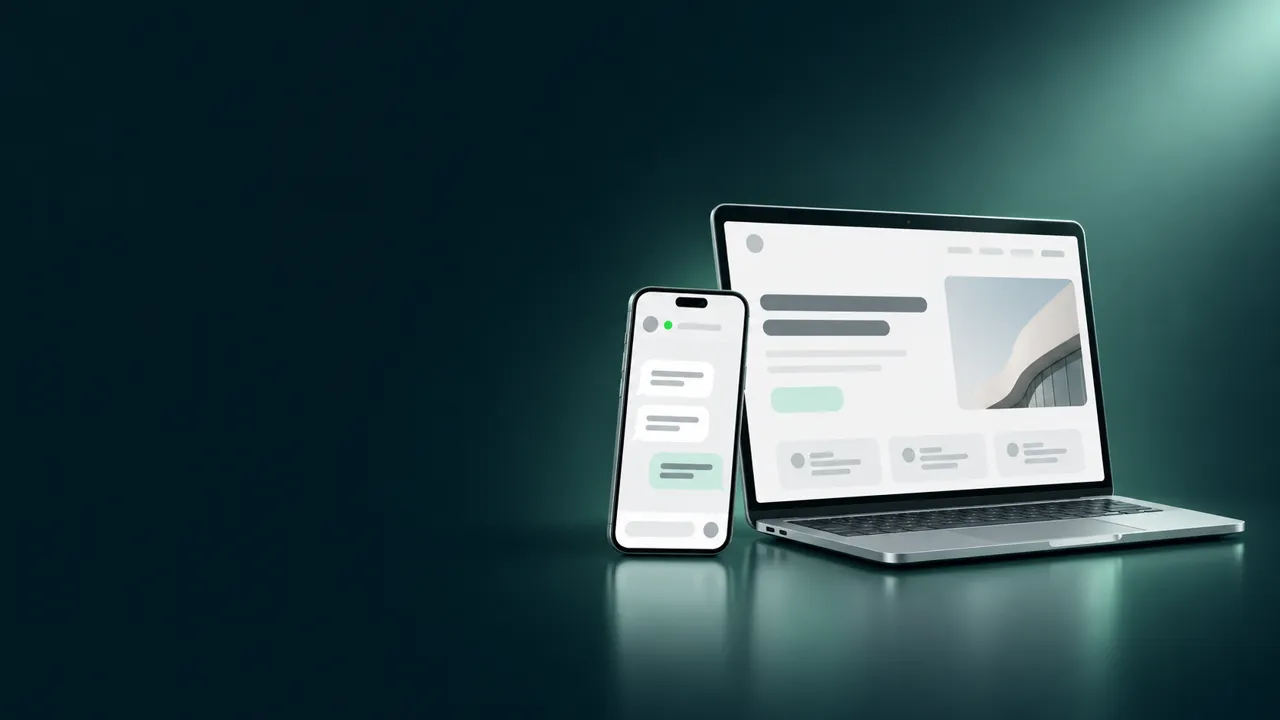
#> input picture skills/codex-image/examples/hero-mwllo-16x9.webp, 1280 x 720 px
$ python medir.py ../../../../../../../codex-image/examples/hero-mwllo-16x9.webp
#> lines starting #> are read from the running program, lines starting #| are printed output that depends on the picture; after the words box and inside, x2 and y2 are one past the last pixel; in counts of white or black regions, pixels touching at a corner belong together
"""Mede o 'ofício' de um quadro: cor, valor, densidade de formas, bordas. uso: python medir.py img1 [img2 ...]"""
import sys, cv2, numpy as np
def medir(p):
    im = cv2.imread(p); h, w = im.shape[:2]; s = (921600 / (h * w)) ** .5
#> in medir, im is the input picture: shape (720, 1280, 3); mean B, G, R 78.1, 73.8, 48.5
#> after `h, w = im.shape[:2]`: h = 720; w = 1280
#> after `s = (921600 / (h * w)) ** 0.5`: s = 1
    im = cv2.resize(im, (int(w * s), int(h * s)), interpolation=cv2.INTER_AREA)
    f = im.astype(np.float32) / 255; B, G, R = f[..., 0], f[..., 1], f[..., 2]
    rg, yb = R - G, .5 * (R + G) - B
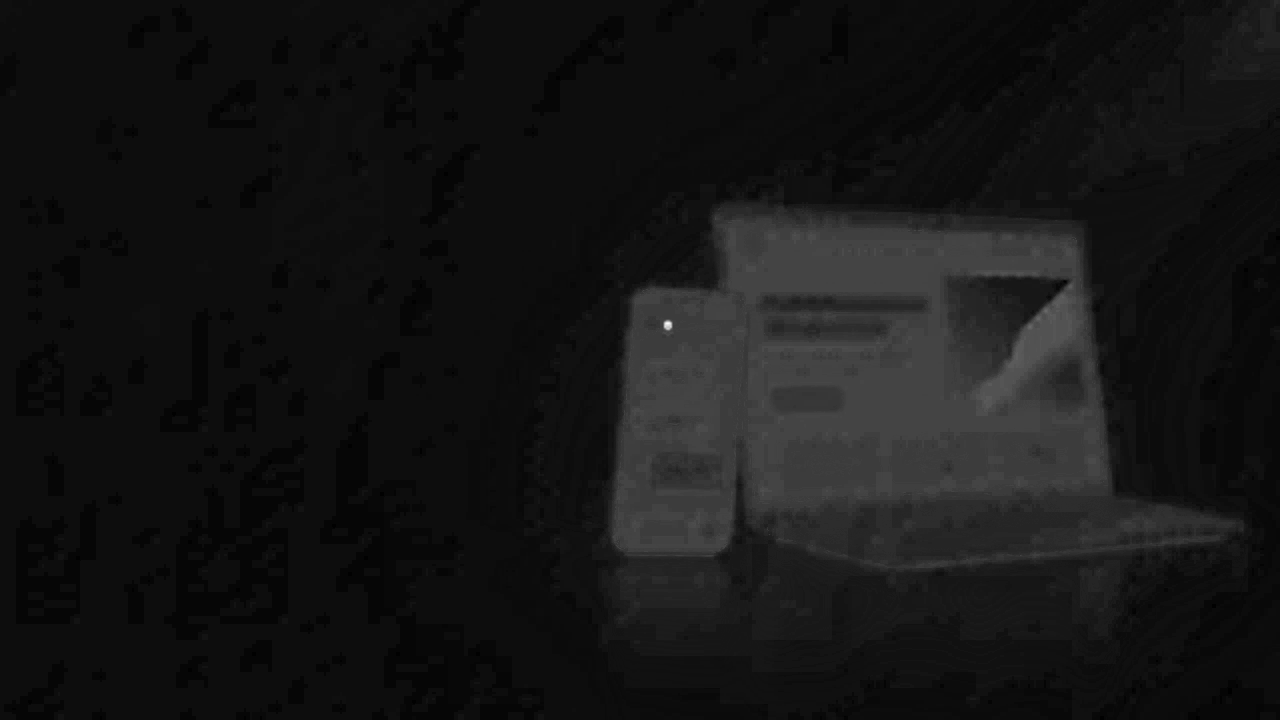
#> yb: shape (720, 1280) float32; min -0.098, max 0.265, mean -0.0667; drawn with min black and max white
    colorf = (np.sqrt(rg.std() ** 2 + yb.std() ** 2) + .3 * np.sqrt(rg.mean() ** 2 + yb.mean() ** 2)) * 255
#> colorf = 22.77
    hsv = cv2.cvtColor(im, cv2.COLOR_BGR2HSV).astype(np.float32); S, V = hsv[..., 1] / 255, hsv[..., 2] / 255
    lab = cv2.cvtColor(im, cv2.COLOR_BGR2LAB).astype(np.float32); L = lab[..., 0] / 2.55
    e = cv2.Canny(cv2.GaussianBlur(im, (3, 3), 0), 60, 140); edens = e.mean() / 255 * 100
#> after `e = cv2.Canny(cv2.GaussianBlur(im, (3, 3), 0), 60, 140)`:
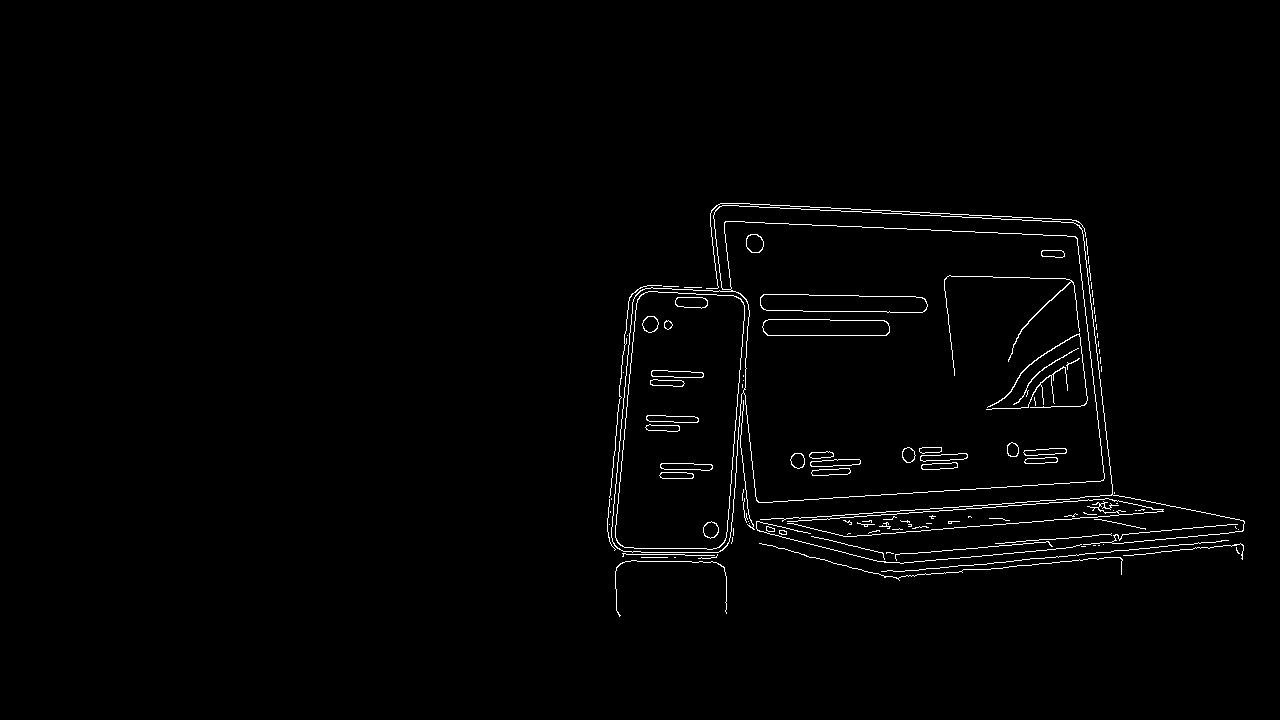
#> e: shape (720, 1280); 1.3% white in thin lines or dots, all inside (x1, y1, x2, y2) = (607, 203, 1245, 617)
#> after `edens = e.mean() / 255 * 100`: edens = 1.3
    # regiões chapadas: quantiza em 20 cores e conta componentes conectados >= 40 px
    Z = cv2.resize(im, (im.shape[1] // 2, im.shape[0] // 2)).reshape(-1, 3).astype(np.float32)
    _, lab_, cen = cv2.kmeans(Z, 20, None, (cv2.TERM_CRITERIA_EPS + cv2.TERM_CRITERIA_MAX_ITER, 20, 1), 2, cv2.KMEANS_PP_CENTERS)
#> cen = 20 rows, first 8: [39.9, 33.58, 7.33], [243, 242.5, 241.3], [116.3, 119.2, 79.54], [68.38, 66.63, 32.01], [150.8, 158.1, 110.1], [102.6, 104.3, 66.09], [199, 196.2, 186.5], [49, 44.39, 14.34]
    q = lab_.reshape(im.shape[0] // 2, im.shape[1] // 2); nreg = 0
#> after `q = lab_.reshape(im.shape[0] // 2, im.shape[1] // 2)`:
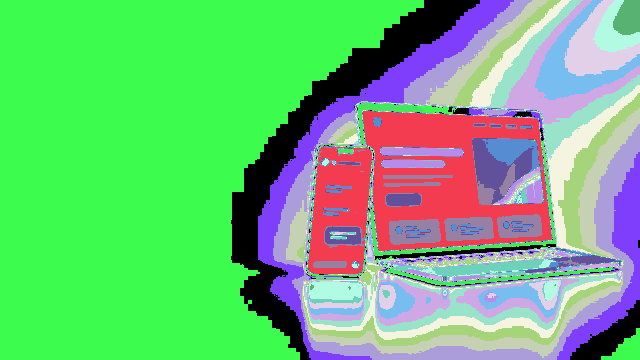
#> q: shape (360, 640) int32; 20 distinct labels, from 0 to 19; one colour per label, 0 black
    for k in range(20):
        n, _, st, _ = cv2.connectedComponentsWithStats((q == k).astype(np.uint8), connectivity=4)
        nreg += int((st[1:, 4] >= 10).sum())
#> this loop made 20 passes
#> (n, nreg) on passes 1 to 12: (204, 10), (12, 13), (262, 27), (318, 45), (63, 55), (298, 74), (212, 99), (233, 112), (68, 120), (219, 148), (258, 163), (303, 180)
#> after the loop, nreg = 281
    cnt = np.bincount(lab_.ravel(), minlength=20) / lab_.size; order = np.argsort(-cnt)
#> after `cnt = np.bincount(lab_.ravel(), minlength=20) / lab_.size`: cnt = 20 values, max 0.452 at index 17, min 0.00372 at index 16, mean 0.05
#> after `order = np.argsort(-cnt)`: order = 20 values, max 19 at index 7, min 0 at index 2, mean 9.5
    pal = ' '.join('#%02X%02X%02X:%d%%' % (int(cen[k][2]), int(cen[k][1]), int(cen[k][0]), round(cnt[k] * 100)) for k in order[:8])
    # cor de sombra: sombras (L 25-45) têm matiz deslocado em relação aos tons médios?
    Hh = hsv[..., 0] * 2
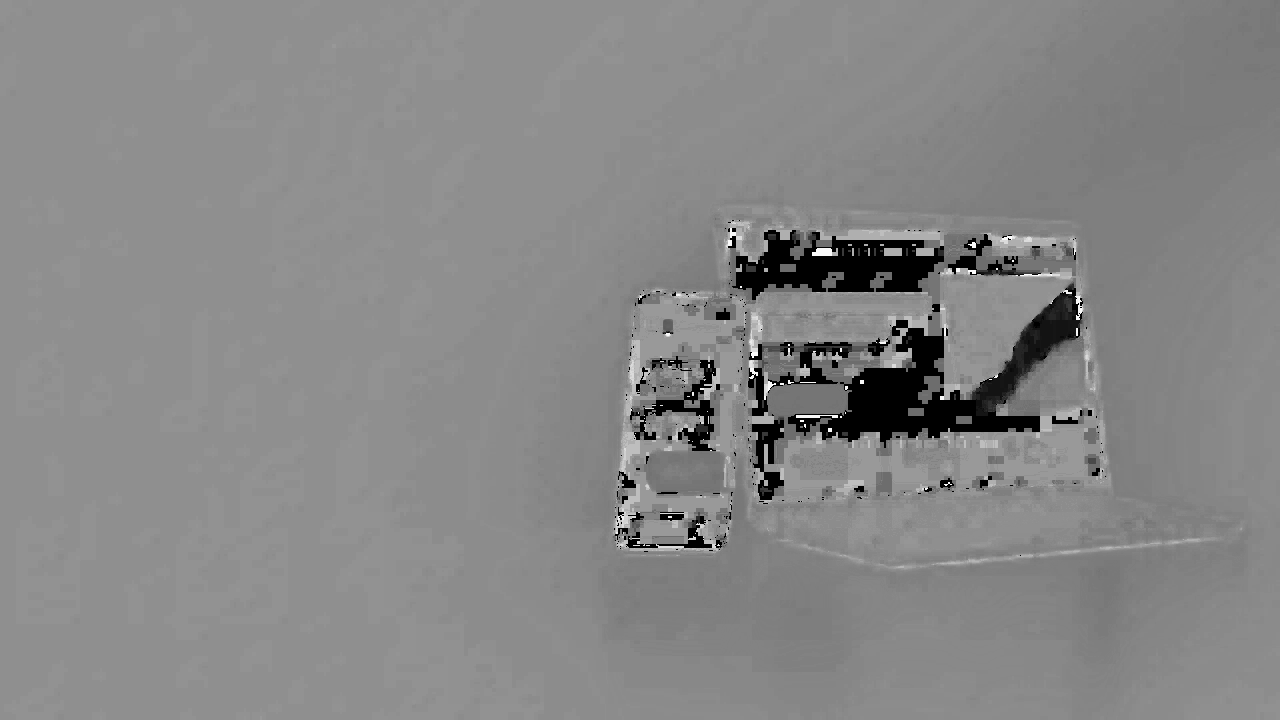
#> Hh: shape (720, 1280) float32; min 0, max 348, mean 184.3; drawn with min black and max white
    def hmean(m):
        a = np.deg2rad(Hh[m]); return (np.rad2deg(np.arctan2(np.sin(a).mean(), np.cos(a).mean())) % 360) if m.sum() else -1
    sh = (L > 15) & (L < 40) & (S > .3); md = (L > 50) & (L < 75) & (S > .3)
#> after `sh = (L > 15) & (L < 40) & (S > 0.3)`: sh: shape (720, 1280) bool; 19.3% white; 364 white regions (349 under 20 px), largest, box (x1, y1, x2, y2) and area: (524, 167, 1280, 720) 134727, (736, 0, 1146, 215) 40592, (942, 217, 1036, 233) 1001
#> after `md = (L > 50) & (L < 75) & (S > 0.3)`:
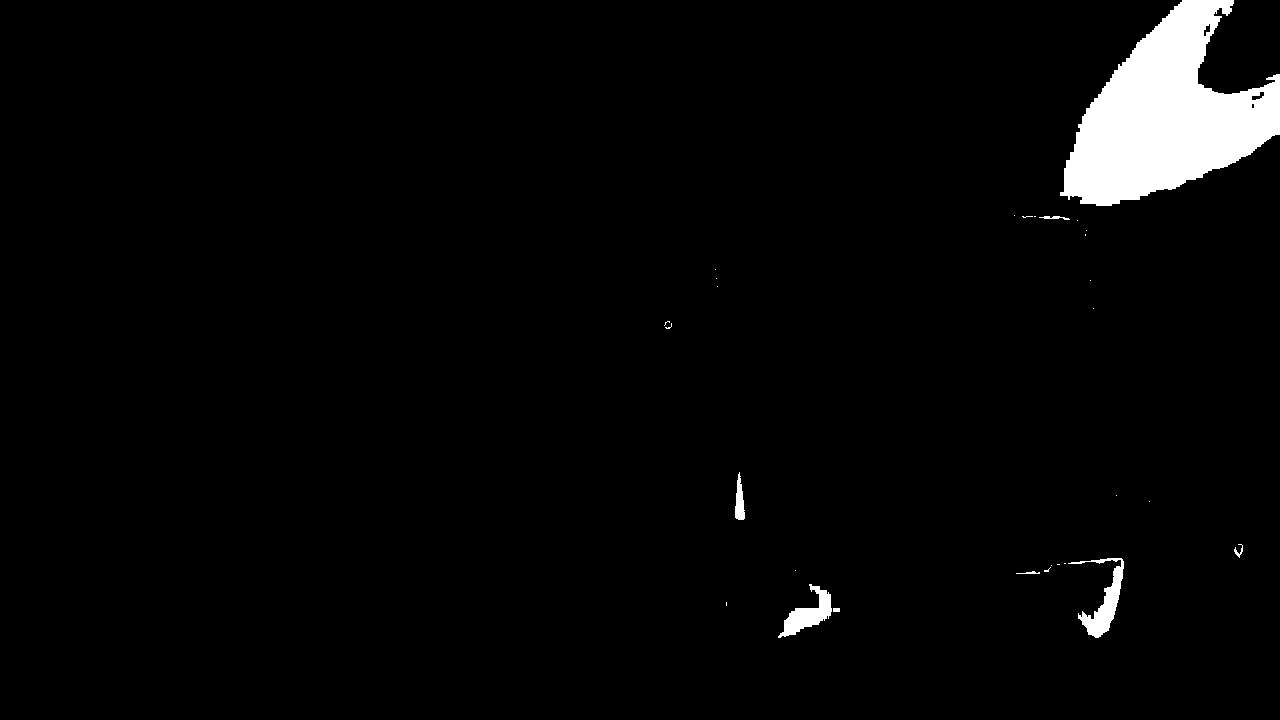
#> md: shape (720, 1280) bool; 3% white; 29 white regions (21 under 20 px), largest, box (x1, y1, x2, y2) and area: (1060, 0, 1280, 206) 24916, (1068, 558, 1124, 638) 1331, (778, 584, 832, 638) 1131
    return dict(colorido=round(colorf, 1), sat_media=round(S.mean(), 2), sat_alta=f'{(S > .6).mean() * 100:.0f}%', L_media=round(L.mean()), L_desvio=round(L.std()),
                escuro=f'{(L < 25).mean() * 100:.0f}%', claro=f'{(L > 85).mean() * 100:.0f}%', bordas=round(edens, 2), regioes_por_100k=round(nreg / (q.size / 100000) / 4, 1) if False else round(nreg / (q.size * 4 / 100000), 1),
                matiz_sombra=round(hmean(sh)), matiz_meio=round(hmean(md)), paleta=pal)
for p in sys.argv[1:]:
    d = medir(p); print('==', p); [print(f'  {k}: {v}') for k, v in d.items()]
#> after `d = medir(p)`: d = 12 items
